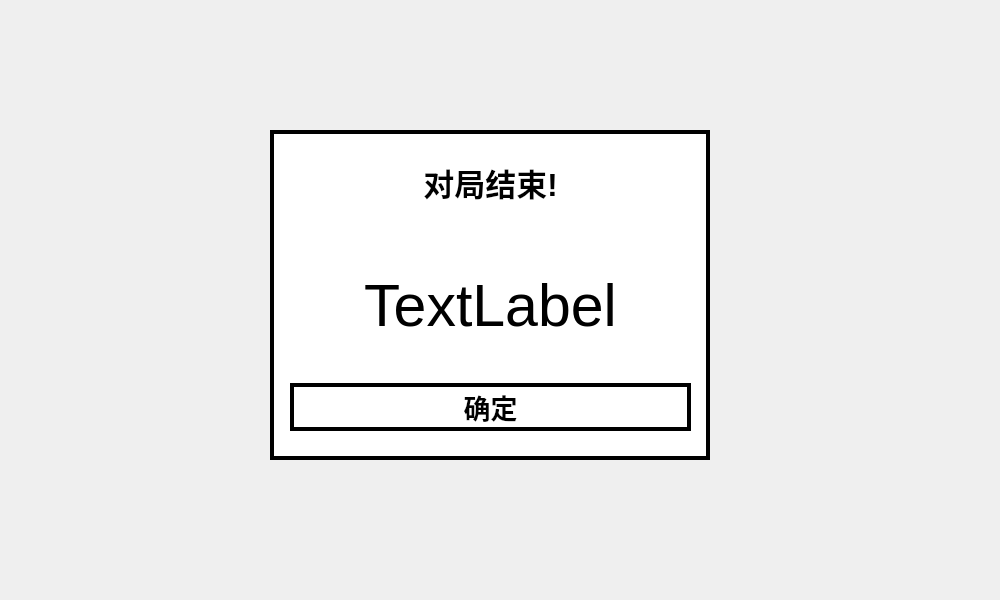
<?xml version="1.0" encoding="UTF-8"?>
<ui version="4.0">
 <class>gameoverWidget</class>
 <widget class="QWidget" name="gameoverWidget">
  <property name="geometry">
   <rect>
    <x>0</x>
    <y>0</y>
    <width>1000</width>
    <height>600</height>
   </rect>
  </property>
  <property name="windowTitle">
   <string>Form</string>
  </property>
  <widget class="QWidget" name="widget" native="true">
   <property name="geometry">
    <rect>
     <x>270</x>
     <y>130</y>
     <width>440</width>
     <height>330</height>
    </rect>
   </property>
   <property name="styleSheet">
    <string notr="true">#widget{
background:white;
border:4px solid black;
}</string>
   </property>
   <widget class="QWidget" name="verticalLayoutWidget">
    <property name="geometry">
     <rect>
      <x>20</x>
      <y>30</y>
      <width>401</width>
      <height>271</height>
     </rect>
    </property>
    <layout class="QVBoxLayout" name="verticalLayout">
     <item>
      <widget class="QLabel" name="label">
       <property name="font">
        <font>
         <pointsize>23</pointsize>
         <bold>true</bold>
        </font>
       </property>
       <property name="text">
        <string>对局结束!</string>
       </property>
       <property name="alignment">
        <set>Qt::AlignHCenter|Qt::AlignTop</set>
       </property>
      </widget>
     </item>
     <item>
      <widget class="QLabel" name="label_2">
       <property name="font">
        <font>
         <pointsize>44</pointsize>
        </font>
       </property>
       <property name="text">
        <string>TextLabel</string>
       </property>
       <property name="alignment">
        <set>Qt::AlignHCenter|Qt::AlignTop</set>
       </property>
      </widget>
     </item>
     <item>
      <widget class="QPushButton" name="pushButton">
       <property name="font">
        <font>
         <family>Malgun Gothic</family>
         <pointsize>20</pointsize>
         <italic>false</italic>
         <bold>true</bold>
        </font>
       </property>
       <property name="styleSheet">
        <string notr="true">#pushButton{
	border:4px solid black ;
	font: 700 20pt &quot;Malgun Gothic&quot;;
}
#pushButton:hover{
	background:black;
	color:white;
}
#pushButton:pressed{
	font:700 15pt;
}</string>
       </property>
       <property name="text">
        <string>确定</string>
       </property>
      </widget>
     </item>
    </layout>
   </widget>
  </widget>
 </widget>
 <resources/>
 <connections/>
</ui>
